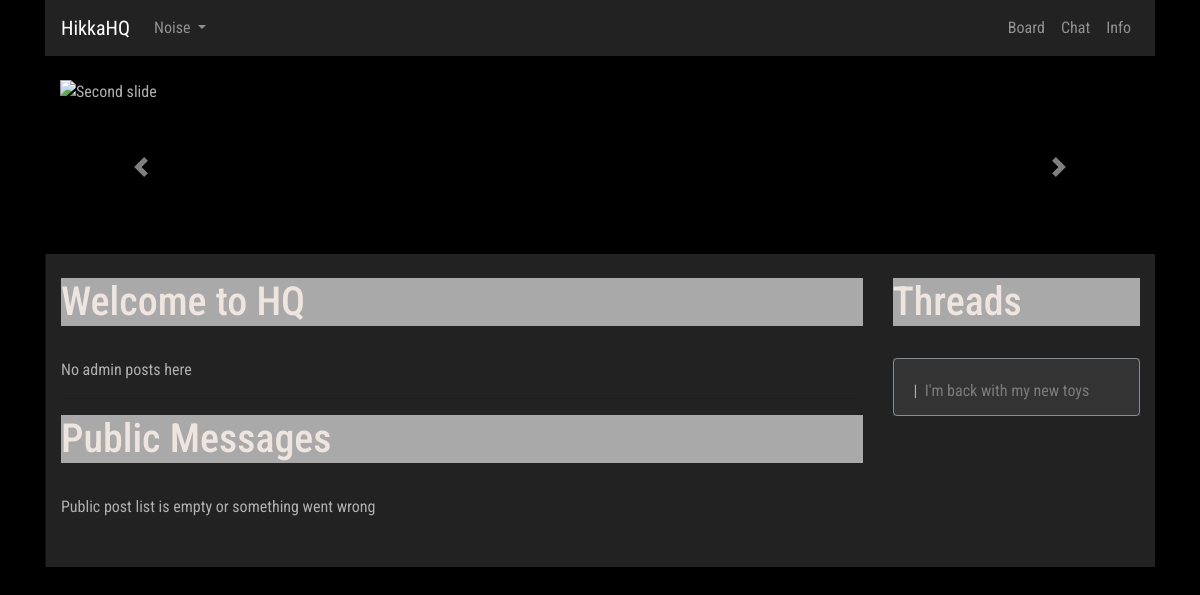
The app's page /manager/me/ (signed in), older data.
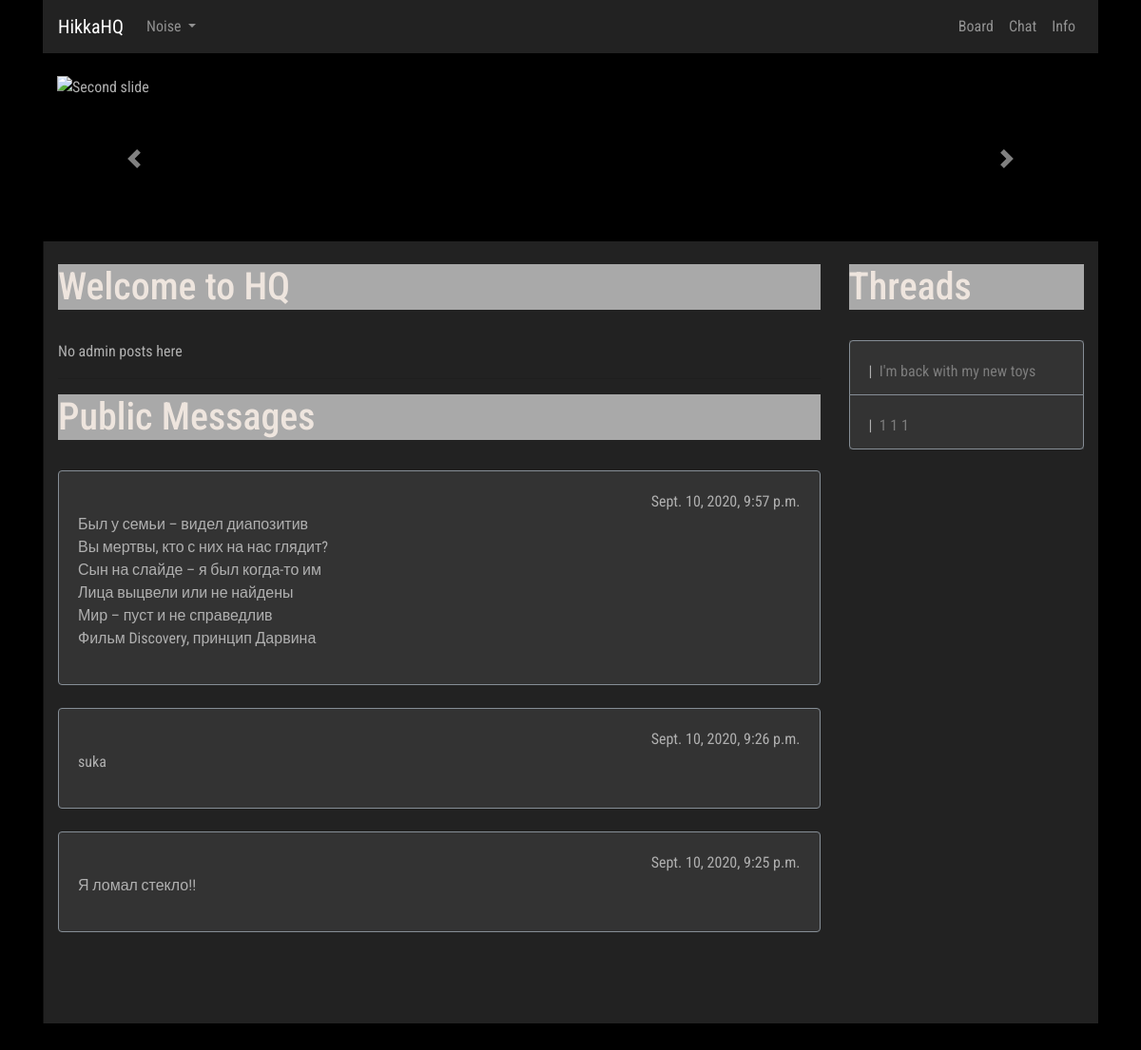
The same page, newer data.
### board/models.py (models this page shows, shortened)
class Thread(models.Model):
    def was_published_recently(self):
        now = timezone.now()
        return now - datetime.timedelta(days=1) <= self.pub_date <= now
    thread_title = models.CharField('Thread title', max_length=100)
    thread_text = models.TextField('Thread text', max_length=10000)
    pub_date = models.DateTimeField('Date published', auto_now=True)
    CATEGORY_CHOICES = [('Random', 'Random'), ('Broadcast', 'Broadcast'), ('Animation', 'Animation'), ('Artwork', 'Artwork'), ('Cinematics', 'Cinematics'), ('Videogames', 'Videogames')]
    category = models.CharField(max_length=100, choices=CATEGORY_CHOICES)
    thread_author = models.ForeignKey(User, on_delete=models.CASCADE)
    was_published_recently.admin_order_field = 'pub_date'
    was_published_recently.boolean = True
    was_published_recently.short_description = 'Published recently?'

### manager/models.py (models this page shows, shortened)
class UserPublicPost(models.Model):
    post_author = models.ForeignKey(User, on_delete=models.CASCADE)
    post_text = models.CharField('Post text', max_length=250)
    post_date = models.DateTimeField('Post date', auto_now=True)

### manager/views.py (the view)
# urls.py: path('me/', views.meview, name='me'),
@login_required
def meview(request):
    latest_threads = Thread.objects.order_by('-pub_date')[:10]
    latest_posts = UserPublicPost.objects.order_by('-post_date')[:10]
    admin_posts = AdminPublicPost.objects.order_by('-post_date')[:10]
    context = {
        'threads': latest_threads,
        'posts': latest_posts,
        'admins': admin_posts
    }
    return render(request, 'me.html', context)

### manager/templates/me.html (shortened to what this page needs)
{% extends 'hat.html' %}
{% block content %}
            <div class="row col-">
               <div class=" col-lg-9 col- content">
                  <br>
                  <div class="trds">
                     <main class="contentd" role="main">
                        <header>
                           <h1 data-text="Welcome to HQ">Welcome to <span class="hide-mobile"> HQ
                              </span>
                           </h1>
                        </header>
                     </main>
                  </div>
                  <br>
                  {% if admins %}
                  {% for admin in admins %}
                  <div class="card">
                     <div class="card-body">
                        <h4 class="card-title">
                           <p class="article"> {{ admin.post_title }} </p>
                        </h4>
                        {{ admin.post_text|linebreaks }}
                        <div class="d-flex flex-row-reverse">{{ admin.post_date }}</div>
                     </div>
                  </div>
                  <br />
                  {% endfor %}
                  {% else %}
                  No admin posts here
                  {% endif %}
                  <br>
                  <hr>
                  <div class="trds">
                     <main class="contentd" role="main">
                        <header>
                           <h1 data-text="Public Messages">Public Messages
                           </h1>
                        </header>
                     </main>
                  </div>
                  <br>
                  {% if posts %}
                  {% for post in posts %}
                  <div class="card">
                     <div class="card-body">
                        <div class="d-flex flex-row-reverse">{{ post.post_date }}</div>
                        {{ post.post_text|linebreaks }}
                     </div>
                  </div>
                  <br />
                  {% endfor %}
                  {% else %}
                  Public post list is empty or something went wrong
                  {% endif %}
                  <br>
                  <br> <br>
               </div>
               <div class=" col-lg-3 col- left-sidebar">
                  <br>
                  <div class="trds">
                     <main class="contentd" role="main">
                        <header>
                           <h1 data-text="Threads">Threads
                           </h1>
                        </header>
                     </main>
                  </div>
                  <br>
                  {% if threads %}
                  <ul class="list-group">
                     {% for thread in threads %}
                     <li class="list-group-item">
                        |&nbsp;<a href="{% url 'Board:thread' thread.id %}"> {{ thread.thread_text|truncatewords:10 }}  </a>
                     </li>
                     {% endfor %}
                  </ul>
                  {% else %}
                  no threads to show
                  {% endif %}
                  <br>
               </div>
            </div>
{% endblock %}

### board/templates/hat.html (shortened to what this page needs)
<!DOCTYPE html>
<html lang="en"><head>
	<link rel="stylesheet" href="https://stackpath.bootstrapcdn.com/bootstrap/4.3.1/css/bootstrap.min.css">
     {% load static %}
    <link rel="stylesheet" href=" {% static 'css/master.css' %} " type="text/css">
  </head>
  <body>
<div class="container">
   <nav class="navbar navbar-expand-lg navbar-dark" style="background-color: #222222;">
  <div class="collapse navbar-collapse" id="navbarTogglerDemo01">
    <a class="navbar-brand" href="{% url 'Manager:me' %}">HikkaHQ</a>
    <ul class="navbar-nav mr-auto mt-2 mt-lg-0">
       <li class="nav-item dropdown">
        <a class="nav-link dropdown-toggle" href="{% url 'Manager:me' %}" id="navbarDropdownMenuLink" data-toggle="dropdown" aria-haspopup="true" aria-expanded="false">
          {{ user.username }}       </a>
      </li>
    </ul>
     <ul class="navbar-nav  mt-2 mt-lg-0">
      <li class="nav-item">
        <a class="nav-link" href="{% url 'Board:board' %}">Board</a>
      </li>
      <li class="nav-item">
        <a class="nav-link" href="#">Chat</a>
      </li>
      <li class="nav-item">
        <a class="nav-link" href="{% url 'Paper:info' %}">Info</a>
      </li>
    </ul>
  </div>
</nav>
<div class="col-lg-12 head-block"><br>
<div id="carouselExampleControls" class="carousel slide" data-ride="carousel">
  <div class="carousel-inner">
    <div class="carousel-item active">
      <img class="d-block w-100" src="{% static 'imgs/go.png' %}" alt="Second slide" height="150px">
    </div>
  </div>
  <a class="carousel-control-prev" href="#carouselExampleControls" role="button" data-slide="prev">
    <span class="carousel-control-prev-icon" aria-hidden="true"></span>
  </a>
  <a class="carousel-control-next" href="#carouselExampleControls" role="button" data-slide="next">
    <span class="carousel-control-next-icon" aria-hidden="true"></span>
  </a>
<br>
</div>
{% block content %} {% endblock %}
<br>
    </div>
</div>
</body>
</html>

### static/css/master.css (style rules this page uses)
﻿.head-block,.top-menu,.top-material,.left-sidebar,.content { background:#222222; margin-bottom:5px; }
.head-block { height:40px; }
.content { border-left:1px solid #0f0f0f; }
.head-block { height:150px; background:right center no-repeat; }
.card { background: #333333; border-color: #868e96; }
.list-group, .list-group-item { background: #333333; border-color: #868e96; }
body { font-family: 'Roboto Condensed', sans-serif; font-size: initial; }
a { color: #7c7c7c; font-size: initial; }
body { background: #000; color: #b0b0b0; }
.contentd header h1 { position:relative;color:#eee5de }
.contentd header h1:after, .contentd header h1:before { position:absolute;top:0;overflow:hidden;clip:rect(0,100vw,0,0);content:attr(data-text);background: #a9a9a9 }
.contentd header h1:before { left:-1vmin;animation:noise 7s infinite steps(3,end) alternate-reverse;color:#71fcff;text-shadow:.4vmin 0 #00f,-.2vmin 1vmin red }
.contentd header h1:after { left:1vmin;animation:noise-alt 5s infinite steps(3,end) alternate-reverse;color:#ff9eed;text-shadow:-2vmin 0 #ff0,.1vmin -1vmin #00f }
.trds { background: #a9a9a9; }

Row changes from the older to the newer data that the page shows:
added UserPublicPost: post_date "Sept. 10, 2020, 9:57 p.m.", post_text "Был у семьи – видел диапозитив Вы мертвы, кто с них на нас глядит? Сын на слайде – я был когда-то им Лица выцвели или не найдены Мир – пуст и не справедлив Фильм Discovery, принцип Дарвина"
added UserPublicPost: post_date "Sept. 10, 2020, 9:26 p.m.", post_text "suka"
added UserPublicPost: post_date "Sept. 10, 2020, 9:25 p.m.", post_text "Я ломал стекло!!"
added Thread: thread_text "1 1 1"
Text that changed along with them:
text no longer shown: "Public post list is empty or something went wrong"
